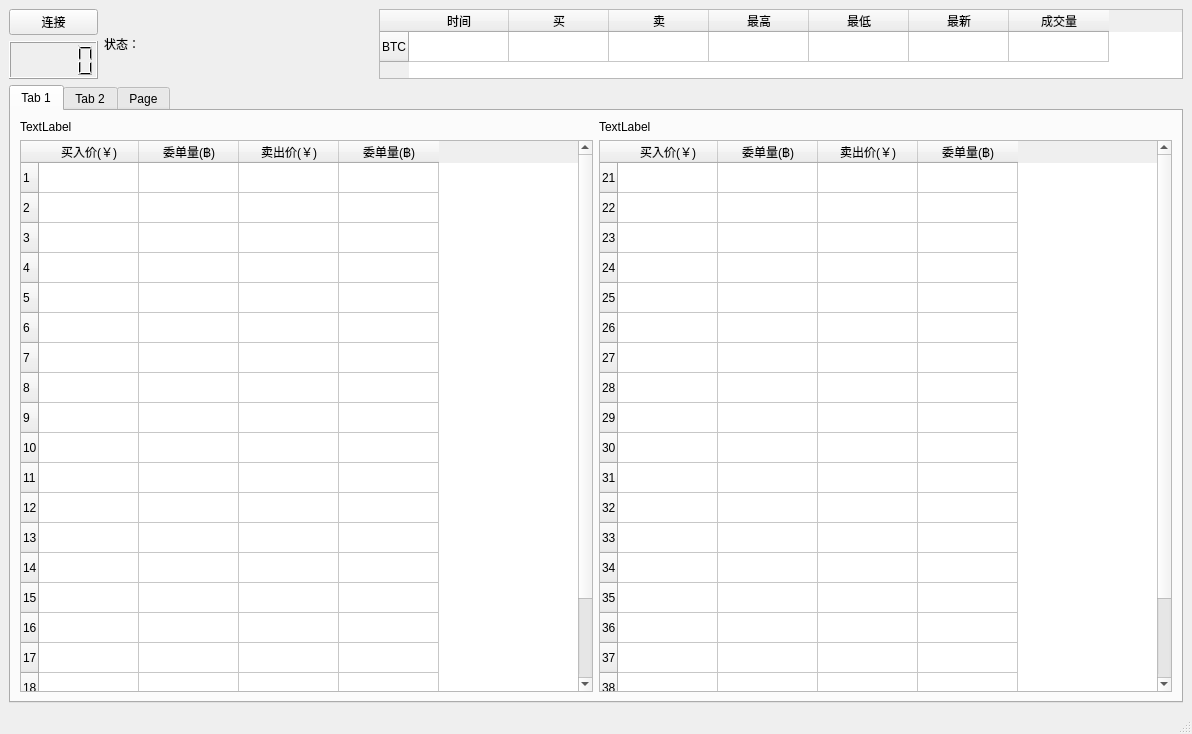
<?xml version="1.0" encoding="UTF-8"?>
<ui version="4.0">
 <class>MainWindow</class>
 <widget class="QMainWindow" name="MainWindow">
  <property name="geometry">
   <rect>
    <x>0</x>
    <y>0</y>
    <width>1192</width>
    <height>734</height>
   </rect>
  </property>
  <property name="windowTitle">
   <string>MainWindow</string>
  </property>
  <widget class="QWidget" name="centralwidget">
   <layout class="QVBoxLayout" name="verticalLayout_3">
    <item>
     <layout class="QVBoxLayout" name="verticalLayout" stretch="1,9">
      <item>
       <layout class="QHBoxLayout" name="horizontalLayout" stretch="1,3,9">
        <item>
         <layout class="QVBoxLayout" name="verticalLayout_4">
          <item>
           <widget class="QPushButton" name="connect_button">
            <property name="text">
             <string>连接</string>
            </property>
           </widget>
          </item>
          <item>
           <widget class="QLCDNumber" name="lcdNumber"/>
          </item>
         </layout>
        </item>
        <item>
         <widget class="QLabel" name="status_label">
          <property name="text">
           <string>状态：</string>
          </property>
         </widget>
        </item>
        <item>
         <widget class="QTableWidget" name="ticker_table">
          <property name="layoutDirection">
           <enum>Qt::LeftToRight</enum>
          </property>
          <property name="autoFillBackground">
           <bool>false</bool>
          </property>
          <property name="locale">
           <locale language="Chinese" country="China"/>
          </property>
          <row>
           <property name="text">
            <string>BTC</string>
           </property>
          </row>
          <column>
           <property name="text">
            <string>时间</string>
           </property>
          </column>
          <column>
           <property name="text">
            <string>买</string>
           </property>
          </column>
          <column>
           <property name="text">
            <string>卖</string>
           </property>
          </column>
          <column>
           <property name="text">
            <string>最高</string>
           </property>
          </column>
          <column>
           <property name="text">
            <string>最低</string>
           </property>
          </column>
          <column>
           <property name="text">
            <string>最新</string>
           </property>
          </column>
          <column>
           <property name="text">
            <string>成交量</string>
           </property>
          </column>
          <item row="0" column="0">
           <property name="text">
            <string/>
           </property>
          </item>
         </widget>
        </item>
       </layout>
      </item>
      <item>
       <layout class="QVBoxLayout" name="verticalLayout_2">
        <item>
         <widget class="QTabWidget" name="tabWidget">
          <property name="currentIndex">
           <number>0</number>
          </property>
          <widget class="QWidget" name="tab">
           <attribute name="title">
            <string>Tab 1</string>
           </attribute>
           <layout class="QVBoxLayout" name="verticalLayout_11">
            <item>
             <layout class="QHBoxLayout" name="horizontalLayout_2" stretch="1,1">
              <item>
               <layout class="QVBoxLayout" name="verticalLayout_5" stretch="0,0">
                <item>
                 <widget class="QLabel" name="label">
                  <property name="text">
                   <string>TextLabel</string>
                  </property>
                 </widget>
                </item>
                <item>
                 <widget class="QTableWidget" name="tableWidget_2">
                  <row>
                   <property name="text">
                    <string>1</string>
                   </property>
                  </row>
                  <row>
                   <property name="text">
                    <string>2</string>
                   </property>
                  </row>
                  <row>
                   <property name="text">
                    <string>3</string>
                   </property>
                  </row>
                  <row>
                   <property name="text">
                    <string>4</string>
                   </property>
                  </row>
                  <row>
                   <property name="text">
                    <string>5</string>
                   </property>
                  </row>
                  <row>
                   <property name="text">
                    <string>6</string>
                   </property>
                  </row>
                  <row>
                   <property name="text">
                    <string>7</string>
                   </property>
                  </row>
                  <row>
                   <property name="text">
                    <string>8</string>
                   </property>
                  </row>
                  <row>
                   <property name="text">
                    <string>9</string>
                   </property>
                  </row>
                  <row>
                   <property name="text">
                    <string>10</string>
                   </property>
                  </row>
                  <row>
                   <property name="text">
                    <string>11</string>
                   </property>
                  </row>
                  <row>
                   <property name="text">
                    <string>12</string>
                   </property>
                  </row>
                  <row>
                   <property name="text">
                    <string>13</string>
                   </property>
                  </row>
                  <row>
                   <property name="text">
                    <string>14</string>
                   </property>
                  </row>
                  <row>
                   <property name="text">
                    <string>15</string>
                   </property>
                  </row>
                  <row>
                   <property name="text">
                    <string>16</string>
                   </property>
                  </row>
                  <row>
                   <property name="text">
                    <string>17</string>
                   </property>
                  </row>
                  <row>
                   <property name="text">
                    <string>18</string>
                   </property>
                  </row>
                  <row>
                   <property name="text">
                    <string>19</string>
                   </property>
                  </row>
                  <row>
                   <property name="text">
                    <string>20</string>
                   </property>
                  </row>
                  <column>
                   <property name="text">
                    <string>买入价(￥)</string>
                   </property>
                  </column>
                  <column>
                   <property name="text">
                    <string>委单量(฿)</string>
                   </property>
                  </column>
                  <column>
                   <property name="text">
                    <string>卖出价(￥)</string>
                   </property>
                  </column>
                  <column>
                   <property name="text">
                    <string>委单量(฿)</string>
                   </property>
                  </column>
                 </widget>
                </item>
               </layout>
              </item>
              <item>
               <layout class="QVBoxLayout" name="verticalLayout_7" stretch="0,0">
                <item>
                 <widget class="QLabel" name="label_2">
                  <property name="text">
                   <string>TextLabel</string>
                  </property>
                 </widget>
                </item>
                <item>
                 <widget class="QTableWidget" name="tableWidget">
                  <row>
                   <property name="text">
                    <string>21</string>
                   </property>
                  </row>
                  <row>
                   <property name="text">
                    <string>22</string>
                   </property>
                  </row>
                  <row>
                   <property name="text">
                    <string>23</string>
                   </property>
                  </row>
                  <row>
                   <property name="text">
                    <string>24</string>
                   </property>
                  </row>
                  <row>
                   <property name="text">
                    <string>25</string>
                   </property>
                  </row>
                  <row>
                   <property name="text">
                    <string>26</string>
                   </property>
                  </row>
                  <row>
                   <property name="text">
                    <string>27</string>
                   </property>
                  </row>
                  <row>
                   <property name="text">
                    <string>28</string>
                   </property>
                  </row>
                  <row>
                   <property name="text">
                    <string>29</string>
                   </property>
                  </row>
                  <row>
                   <property name="text">
                    <string>30</string>
                   </property>
                  </row>
                  <row>
                   <property name="text">
                    <string>31</string>
                   </property>
                  </row>
                  <row>
                   <property name="text">
                    <string>32</string>
                   </property>
                  </row>
                  <row>
                   <property name="text">
                    <string>33</string>
                   </property>
                  </row>
                  <row>
                   <property name="text">
                    <string>34</string>
                   </property>
                  </row>
                  <row>
                   <property name="text">
                    <string>35</string>
                   </property>
                  </row>
                  <row>
                   <property name="text">
                    <string>36</string>
                   </property>
                  </row>
                  <row>
                   <property name="text">
                    <string>37</string>
                   </property>
                  </row>
                  <row>
                   <property name="text">
                    <string>38</string>
                   </property>
                  </row>
                  <row>
                   <property name="text">
                    <string>39</string>
                   </property>
                  </row>
                  <row>
                   <property name="text">
                    <string>40</string>
                   </property>
                  </row>
                  <column>
                   <property name="text">
                    <string>买入价(￥)</string>
                   </property>
                  </column>
                  <column>
                   <property name="text">
                    <string>委单量(฿)</string>
                   </property>
                  </column>
                  <column>
                   <property name="text">
                    <string>卖出价(￥)</string>
                   </property>
                  </column>
                  <column>
                   <property name="text">
                    <string>委单量(฿)</string>
                   </property>
                  </column>
                 </widget>
                </item>
               </layout>
              </item>
             </layout>
            </item>
           </layout>
          </widget>
          <widget class="QWidget" name="tab_2">
           <attribute name="title">
            <string>Tab 2</string>
           </attribute>
           <layout class="QVBoxLayout" name="verticalLayout_12">
            <item>
             <layout class="QHBoxLayout" name="horizontalLayout_3" stretch="1,1">
              <item>
               <layout class="QVBoxLayout" name="verticalLayout_6" stretch="0,0">
                <item>
                 <widget class="QLabel" name="label_3">
                  <property name="text">
                   <string>TextLabel</string>
                  </property>
                 </widget>
                </item>
                <item>
                 <widget class="QTableWidget" name="tableWidget_3">
                  <row>
                   <property name="text">
                    <string>1</string>
                   </property>
                  </row>
                  <row>
                   <property name="text">
                    <string>2</string>
                   </property>
                  </row>
                  <row>
                   <property name="text">
                    <string>3</string>
                   </property>
                  </row>
                  <row>
                   <property name="text">
                    <string>4</string>
                   </property>
                  </row>
                  <row>
                   <property name="text">
                    <string>5</string>
                   </property>
                  </row>
                  <row>
                   <property name="text">
                    <string>6</string>
                   </property>
                  </row>
                  <row>
                   <property name="text">
                    <string>7</string>
                   </property>
                  </row>
                  <row>
                   <property name="text">
                    <string>8</string>
                   </property>
                  </row>
                  <row>
                   <property name="text">
                    <string>9</string>
                   </property>
                  </row>
                  <row>
                   <property name="text">
                    <string>10</string>
                   </property>
                  </row>
                  <row>
                   <property name="text">
                    <string>11</string>
                   </property>
                  </row>
                  <row>
                   <property name="text">
                    <string>12</string>
                   </property>
                  </row>
                  <row>
                   <property name="text">
                    <string>13</string>
                   </property>
                  </row>
                  <row>
                   <property name="text">
                    <string>14</string>
                   </property>
                  </row>
                  <row>
                   <property name="text">
                    <string>15</string>
                   </property>
                  </row>
                  <row>
                   <property name="text">
                    <string>16</string>
                   </property>
                  </row>
                  <row>
                   <property name="text">
                    <string>17</string>
                   </property>
                  </row>
                  <row>
                   <property name="text">
                    <string>18</string>
                   </property>
                  </row>
                  <row>
                   <property name="text">
                    <string>19</string>
                   </property>
                  </row>
                  <row>
                   <property name="text">
                    <string>20</string>
                   </property>
                  </row>
                  <column>
                   <property name="text">
                    <string>交易时间</string>
                   </property>
                  </column>
                  <column>
                   <property name="text">
                    <string>交易序号</string>
                   </property>
                  </column>
                  <column>
                   <property name="text">
                    <string>成交价格(￥)</string>
                   </property>
                  </column>
                  <column>
                   <property name="text">
                    <string>成交量(฿)</string>
                   </property>
                  </column>
                  <column>
                   <property name="text">
                    <string>买卖类型</string>
                   </property>
                  </column>
                 </widget>
                </item>
               </layout>
              </item>
              <item>
               <layout class="QVBoxLayout" name="verticalLayout_8" stretch="0,0">
                <item>
                 <widget class="QLabel" name="label_4">
                  <property name="text">
                   <string>TextLabel</string>
                  </property>
                 </widget>
                </item>
                <item>
                 <widget class="QTableWidget" name="tableWidget_4">
                  <row>
                   <property name="text">
                    <string>21</string>
                   </property>
                  </row>
                  <row>
                   <property name="text">
                    <string>22</string>
                   </property>
                  </row>
                  <row>
                   <property name="text">
                    <string>23</string>
                   </property>
                  </row>
                  <row>
                   <property name="text">
                    <string>24</string>
                   </property>
                  </row>
                  <row>
                   <property name="text">
                    <string>25</string>
                   </property>
                  </row>
                  <row>
                   <property name="text">
                    <string>26</string>
                   </property>
                  </row>
                  <row>
                   <property name="text">
                    <string>27</string>
                   </property>
                  </row>
                  <row>
                   <property name="text">
                    <string>28</string>
                   </property>
                  </row>
                  <row>
                   <property name="text">
                    <string>29</string>
                   </property>
                  </row>
                  <row>
                   <property name="text">
                    <string>30</string>
                   </property>
                  </row>
                  <row>
                   <property name="text">
                    <string>31</string>
                   </property>
                  </row>
                  <row>
                   <property name="text">
                    <string>32</string>
                   </property>
                  </row>
                  <row>
                   <property name="text">
                    <string>33</string>
                   </property>
                  </row>
                  <row>
                   <property name="text">
                    <string>34</string>
                   </property>
                  </row>
                  <row>
                   <property name="text">
                    <string>35</string>
                   </property>
                  </row>
                  <row>
                   <property name="text">
                    <string>36</string>
                   </property>
                  </row>
                  <row>
                   <property name="text">
                    <string>37</string>
                   </property>
                  </row>
                  <row>
                   <property name="text">
                    <string>38</string>
                   </property>
                  </row>
                  <row>
                   <property name="text">
                    <string>39</string>
                   </property>
                  </row>
                  <row>
                   <property name="text">
                    <string>40</string>
                   </property>
                  </row>
                  <column>
                   <property name="text">
                    <string>交易时间</string>
                   </property>
                  </column>
                  <column>
                   <property name="text">
                    <string>交易序号</string>
                   </property>
                  </column>
                  <column>
                   <property name="text">
                    <string>成交价格(￥)</string>
                   </property>
                  </column>
                  <column>
                   <property name="text">
                    <string>成交量(฿)</string>
                   </property>
                  </column>
                  <column>
                   <property name="text">
                    <string>买卖类型</string>
                   </property>
                  </column>
                 </widget>
                </item>
               </layout>
              </item>
             </layout>
            </item>
           </layout>
          </widget>
          <widget class="QWidget" name="tab_3">
           <attribute name="title">
            <string>Page</string>
           </attribute>
           <layout class="QVBoxLayout" name="verticalLayout_10">
            <item>
             <layout class="QVBoxLayout" name="verticalLayout_9" stretch="0,0">
              <item>
               <widget class="QLabel" name="label_5">
                <property name="text">
                 <string>TextLabel</string>
                </property>
               </widget>
              </item>
              <item>
               <widget class="QTableWidget" name="tableWidget_5">
                <property name="autoScroll">
                 <bool>true</bool>
                </property>
                <property name="autoScrollMargin">
                 <number>16</number>
                </property>
                <property name="showGrid">
                 <bool>true</bool>
                </property>
                <property name="gridStyle">
                 <enum>Qt::SolidLine</enum>
                </property>
                <property name="sortingEnabled">
                 <bool>false</bool>
                </property>
                <property name="wordWrap">
                 <bool>true</bool>
                </property>
                <property name="cornerButtonEnabled">
                 <bool>true</bool>
                </property>
                <row>
                 <property name="text">
                  <string>1</string>
                 </property>
                </row>
                <row>
                 <property name="text">
                  <string>2</string>
                 </property>
                </row>
                <row>
                 <property name="text">
                  <string>3</string>
                 </property>
                </row>
                <row>
                 <property name="text">
                  <string>4</string>
                 </property>
                </row>
                <row>
                 <property name="text">
                  <string>5</string>
                 </property>
                </row>
                <row>
                 <property name="text">
                  <string>6</string>
                 </property>
                </row>
                <row>
                 <property name="text">
                  <string>7</string>
                 </property>
                </row>
                <row>
                 <property name="text">
                  <string>8</string>
                 </property>
                </row>
                <row>
                 <property name="text">
                  <string>9</string>
                 </property>
                </row>
                <row>
                 <property name="text">
                  <string>10</string>
                 </property>
                </row>
                <row>
                 <property name="text">
                  <string>11</string>
                 </property>
                </row>
                <row>
                 <property name="text">
                  <string>12</string>
                 </property>
                </row>
                <row>
                 <property name="text">
                  <string>13</string>
                 </property>
                </row>
                <row>
                 <property name="text">
                  <string>14</string>
                 </property>
                </row>
                <row>
                 <property name="text">
                  <string>15</string>
                 </property>
                </row>
                <row>
                 <property name="text">
                  <string>16</string>
                 </property>
                </row>
                <row>
                 <property name="text">
                  <string>17</string>
                 </property>
                </row>
                <row>
                 <property name="text">
                  <string>18</string>
                 </property>
                </row>
                <row>
                 <property name="text">
                  <string>19</string>
                 </property>
                </row>
                <row>
                 <property name="text">
                  <string>20</string>
                 </property>
                </row>
                <row>
                 <property name="text">
                  <string>21</string>
                 </property>
                </row>
                <row>
                 <property name="text">
                  <string>22</string>
                 </property>
                </row>
                <row>
                 <property name="text">
                  <string>23</string>
                 </property>
                </row>
                <row>
                 <property name="text">
                  <string>24</string>
                 </property>
                </row>
                <row>
                 <property name="text">
                  <string>25</string>
                 </property>
                </row>
                <row>
                 <property name="text">
                  <string>26</string>
                 </property>
                </row>
                <row>
                 <property name="text">
                  <string>27</string>
                 </property>
                </row>
                <row>
                 <property name="text">
                  <string>28</string>
                 </property>
                </row>
                <row>
                 <property name="text">
                  <string>29</string>
                 </property>
                </row>
                <row>
                 <property name="text">
                  <string>30</string>
                 </property>
                </row>
                <row>
                 <property name="text">
                  <string>31</string>
                 </property>
                </row>
                <row>
                 <property name="text">
                  <string>32</string>
                 </property>
                </row>
                <row>
                 <property name="text">
                  <string>33</string>
                 </property>
                </row>
                <row>
                 <property name="text">
                  <string>34</string>
                 </property>
                </row>
                <row>
                 <property name="text">
                  <string>35</string>
                 </property>
                </row>
                <row>
                 <property name="text">
                  <string>36</string>
                 </property>
                </row>
                <row>
                 <property name="text">
                  <string>37</string>
                 </property>
                </row>
                <row>
                 <property name="text">
                  <string>38</string>
                 </property>
                </row>
                <row>
                 <property name="text">
                  <string>39</string>
                 </property>
                </row>
                <row>
                 <property name="text">
                  <string>40</string>
                 </property>
                </row>
                <column>
                 <property name="text">
                  <string>时间</string>
                 </property>
                </column>
                <column>
                 <property name="text">
                  <string>开盘价(￥)</string>
                 </property>
                </column>
                <column>
                 <property name="text">
                  <string>最高价(￥)</string>
                 </property>
                </column>
                <column>
                 <property name="text">
                  <string>最低价(￥)</string>
                 </property>
                </column>
                <column>
                 <property name="text">
                  <string>收盘价(￥)</string>
                 </property>
                </column>
                <column>
                 <property name="text">
                  <string>成交量(฿)</string>
                 </property>
                </column>
               </widget>
              </item>
             </layout>
            </item>
           </layout>
          </widget>
         </widget>
        </item>
       </layout>
      </item>
     </layout>
    </item>
   </layout>
  </widget>
  <widget class="QMenuBar" name="menubar">
   <property name="geometry">
    <rect>
     <x>0</x>
     <y>0</y>
     <width>1192</width>
     <height>22</height>
    </rect>
   </property>
  </widget>
  <widget class="QStatusBar" name="statusbar"/>
 </widget>
 <resources/>
 <connections/>
</ui>
